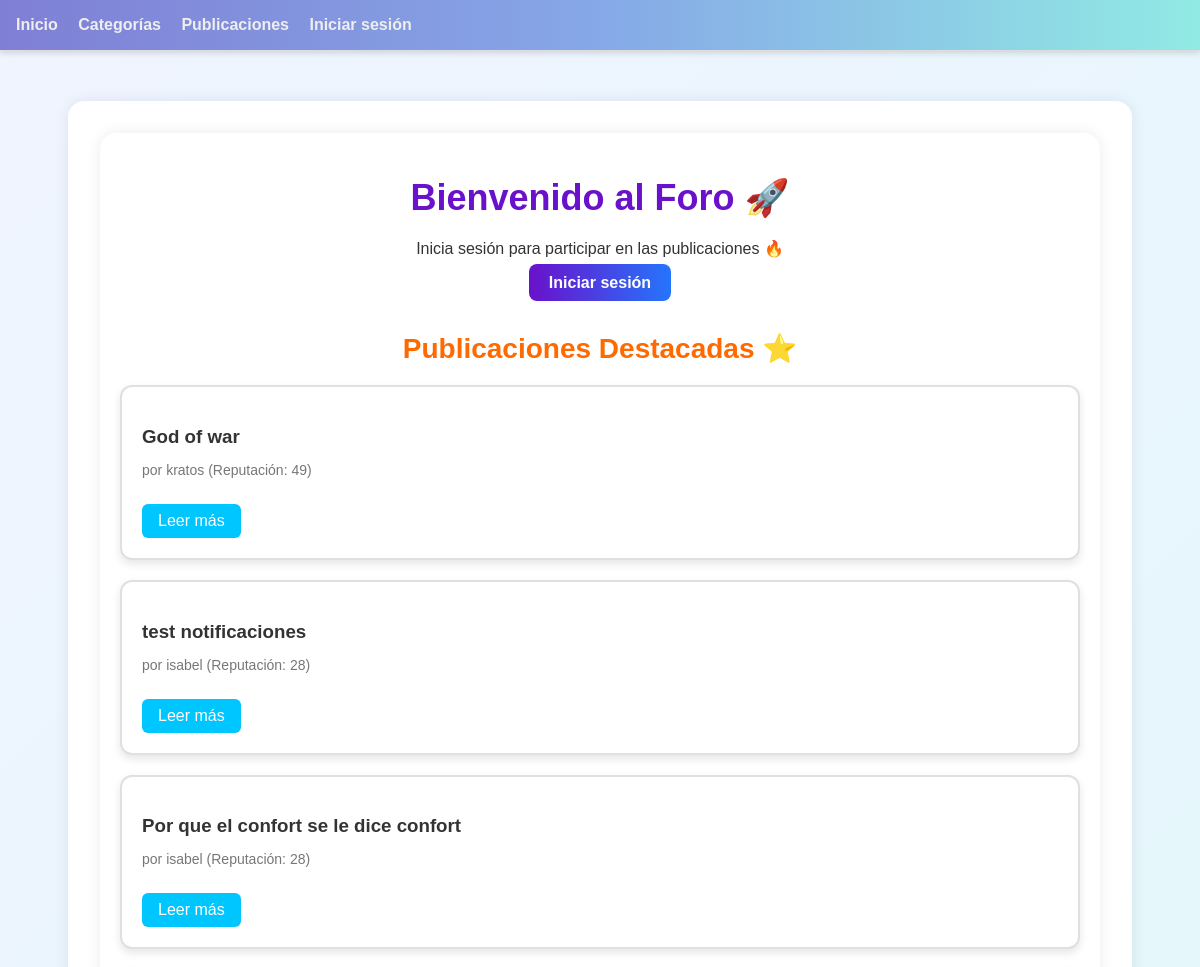
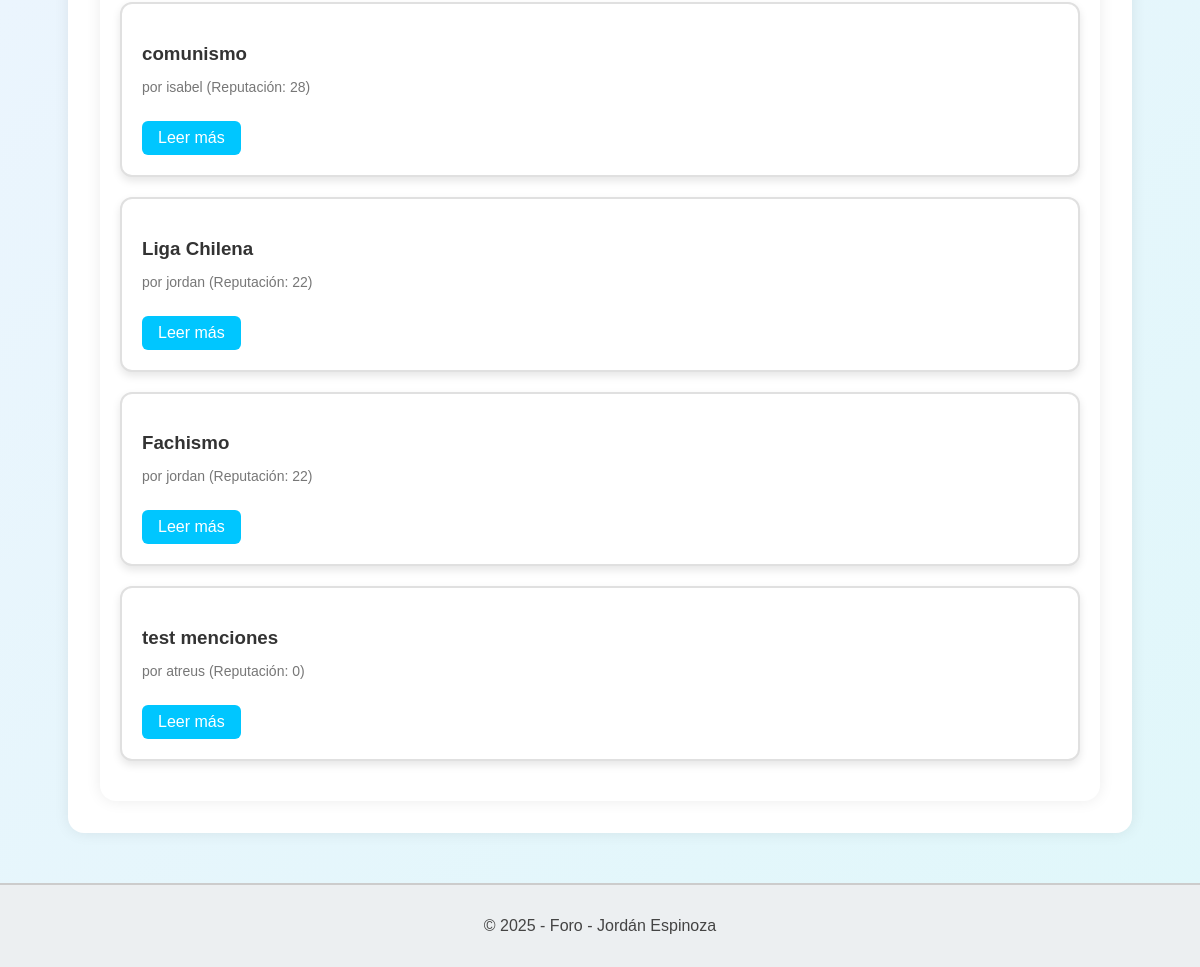
The page /foro/ on the database as committed earlier (2 pictures, top to bottom).
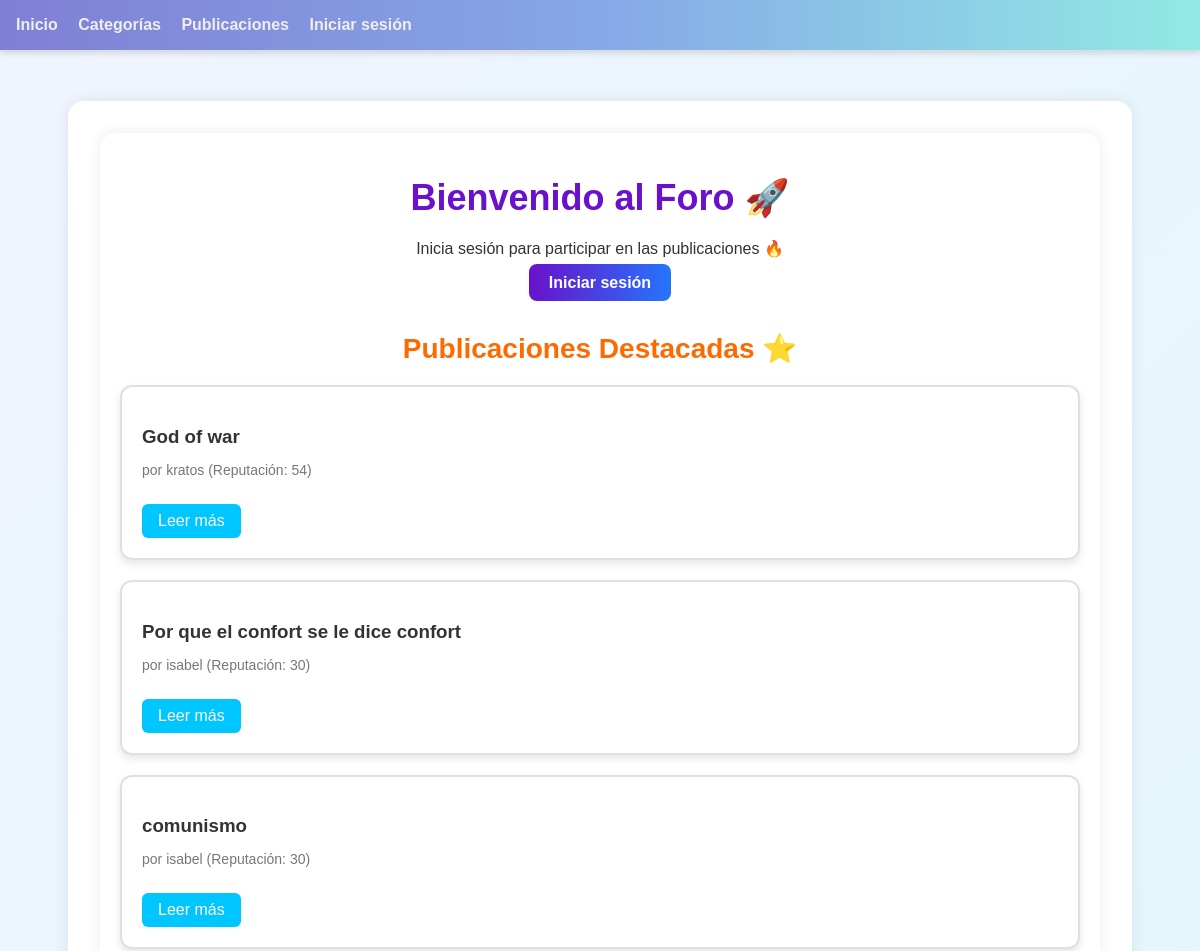
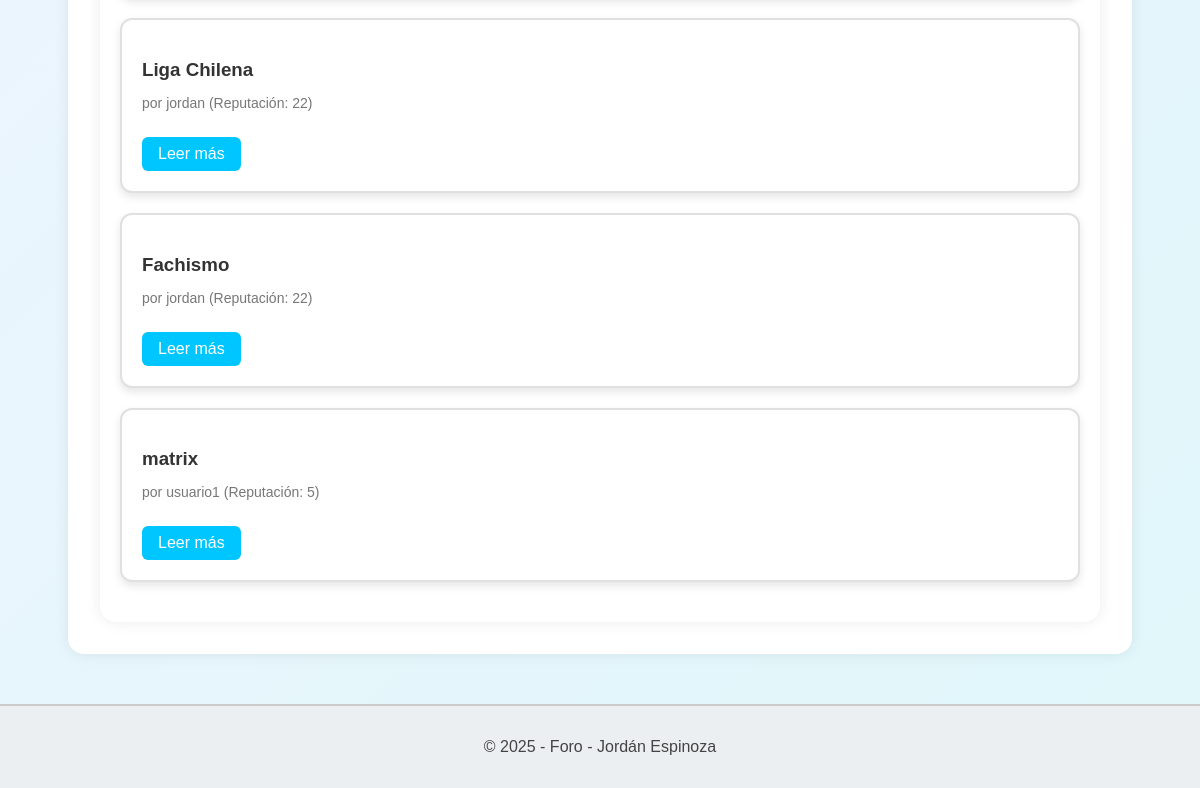
The same page on the database as committed later (2 pictures, top to bottom).
### foro_aplicacion/models.py (models this page shows, shortened)
class Publicacion(models.Model):
    titulo = models.CharField(max_length=100)
    cuerpo = models.TextField()
    fecha_creacion = models.DateTimeField(auto_now_add=True)
    fecha_modificacion = models.DateTimeField(auto_now=True)
    usuario = models.ForeignKey(Usuario, on_delete=models.CASCADE, related_name='publicaciones')
    categoria = models.ForeignKey(Categoria, on_delete=models.CASCADE, related_name='publicaciones')
    etiquetas = models.ManyToManyField(Etiqueta, through='PublicacionEtiqueta', related_name='publicaciones')
    imagen = models.ImageField(upload_to='publicaciones/', blank=True, null=True)  # 👈 NUEVO CAMPO
    video = models.URLField(blank=True, null=True)  # URL del video

class Usuario(AbstractUser):
    correo = models.EmailField(max_length=100, unique=True)
    es_admin = models.BooleanField(default=False)
    es_baneado = models.BooleanField(default=False)
    es_moderador = models.BooleanField(default=False)
    es_autor = models.BooleanField(default=False)
    reputacion = models.IntegerField(default=0)
    avatar = models.ImageField(upload_to='avatars/', blank=True, null=True)
    class Meta:
        verbose_name = 'Usuario'
        verbose_name_plural = 'Usuarios'

### foro_aplicacion/views.py (the view)
# urls.py: path('', home, name='home'),
def home(request):
    publicaciones = Publicacion.objects.select_related('usuario').order_by('-usuario__reputacion','-fecha_creacion') # Obtener las últimas 5 publicaciones
    return render(request, 'foro_aplicacion/home.html', {'publicaciones': publicaciones})

### foro_aplicacion/context_processors.py (called while the page is built)
def cantidad_notificaciones(request):
    if request.user.is_authenticated:
        cantidad = request.user.notificaciones.filter(leida=False).count()
        return {'cantidad_no_leidas': cantidad}
    return {}

### foro_aplicacion/templates/foro_aplicacion/home.html (shortened to what this page needs)
{% extends "template_base.html" %}
{% block body %}
<main class="home-container">
    <h1 class="home-title">Bienvenido al Foro 🚀</h1>
    {% if user.is_authenticated %}
        <div class="user-actions">
            <p class="welcome-message">Hola, <strong>{{ user.username }}</strong> 👋</p>
            {% if user.es_admin %}
                <a href="{% url "lista_usuarios" %}" class="btn-ver-usuarios">Administrar Usuarios</a>
            {% endif %}
        </div>
    {% else %}
        <div class="guest-message">
            <p>Inicia sesión para participar en las publicaciones 🔥</p>
            <a href="{% url 'login' %}" class="btn-login">Iniciar sesión</a>
        </div>
    {% endif %}
    <section class="publicaciones-section">
        <h2 class="section-title">Publicaciones Destacadas ⭐</h2>
        {% for publicacion in publicaciones %}
            <div class="publicacion-card">
                <h3>{{ publicacion.titulo }}</h3>
                <p class="publicacion-autor">por {{ publicacion.usuario.username }} (Reputación: {{ publicacion.usuario.reputacion }})</p>
                <a href="{% url 'detalle_publicacion' publicacion.pk %}" class="btn-detalle">Leer más</a>
            </div>
        {% empty %}
            <p>No hay publicaciones aún 😢</p>
        {% endfor %}
    </section>
</main>
{% endblock body %}

### templates/template_base.html (shortened to what this page needs)
{% load static %}
{% load mention_tags %}
<!DOCTYPE html>
<html lang="es">
<head>
    <link rel="stylesheet" href="{% static 'css/styles.css' %}">
</head>
<body>
    {% block navbar %}
    <nav>
        <div class="nav-left">
            <a href="{% url 'home' %}">Inicio</a>
            <a href="{% url 'listar' %}">Categorías</a>
            <a href="{% url "listar_publicaciones" %}">Publicaciones</a>
            {% if user.is_authenticated %}
                <a href="{% url 'perfil_usuario' usuario_id=user.id %}" class="link-perfil-usuario">Perfil</a>
            {% else %}
                <a href="{% url 'login' %}">Iniciar sesión</a>
            {% endif %}
        </div>
    </nav>
    {% endblock navbar %}
    <main>
        {% block body %}{% endblock body %}
    </main>
    {% block footer %}
    <footer>
        <p>© 2025 - Foro - Jordán Espinoza</p>
    </footer>
    {% endblock footer %}
</body>
</html>

### static/css/styles.css (style rules this page uses)
body { margin: 0; padding: 0; background: linear-gradient(135deg, #f0f4ff, #e0f7fa); color: #333; font-family: 'Segoe UI', Tahoma, Geneva, Verdana, sans-serif; }
header, nav { background: linear-gradient(90deg, #7f7fd5, #86a8e7, #91eae4); padding: 1rem 2rem; box-shadow: 0 2px 6px rgba(0,0,0,0.15); position: sticky; top: 0; z-index: 1000; border-bottom: 3px solid #c1d7f2; }
nav a { color: #fff; margin-right: 20px; text-decoration: none; font-weight: 600; transition: color 0.3s ease; }
main { padding: 2rem; max-width: 1000px; margin: 50px auto; background-color: #ffffff; border-radius: 16px; box-shadow: 0 0 15px rgba(0,0,0,0.08); }
nav { display: flex; justify-content: space-between; background-color: #f8f9fa; padding: 1rem; border-bottom: 1px solid #ddd; font-family: Arial, sans-serif; }
.nav-left a, .nav-right a, .link-perfil-usuario { text-decoration: none; color: #eeeeee; margin-right: 1rem; font-weight: bold; transition: color 0.2s ease; }
footer { text-align: center; padding: 1rem; background-color: #eceff1; color: #444; margin-top: 2rem; border-top: 2px solid #ccc; }
body { font-family: Arial, sans-serif; background-color: #f4f4f4; color: #333; }
.publicacion-card { background: #ffffff; border-left: 8px solid #86a8e7; padding: 1.8rem; border-radius: 16px; box-shadow: 0 8px 24px rgba(0, 0, 0, 0.08); transition: transform 0.3s ease, box-shadow 0.3s ease; }
h2 { font-size: 24px; font-weight: bold; margin-bottom: 15px; color: #333; }
.home-container { padding: 20px; max-width: 1000px; margin: 0 auto; }
.home-title { font-size: 36px; text-align: center; color: #6a11cb; margin-bottom: 20px; }
.user-actions, .guest-message { text-align: center; margin-bottom: 30px; }
.btn-ver-usuarios, .btn-login { background: linear-gradient(to right, #6a11cb, #2575fc); padding: 10px 20px; color: white; border-radius: 8px; text-decoration: none; font-weight: bold; transition: background 0.3s; }
.publicaciones-section { margin-top: 40px; }
.section-title { font-size: 28px; color: #ff6a00; margin-bottom: 20px; text-align: center; }
.publicacion-card { background: #ffffff; border: 2px solid #e0e0e0; border-radius: 12px; padding: 20px; margin-bottom: 20px; box-shadow: 0 4px 8px rgba(0, 0, 0, 0.1); }
.publicacion-card h3 { color: #333; margin-bottom: 10px; }
.publicacion-autor { font-size: 14px; color: #777; margin-bottom: 10px; }
.btn-detalle { display: inline-block; margin-top: 10px; background-color: #00c6ff; color: #fff; padding: 8px 16px; border-radius: 6px; text-decoration: none; transition: background-color 0.3s; }

Rows that differ between the two databases and show on the page:
removed Publicacion: titulo "test notificaciones", usuario.username "isabel", usuario.reputacion "28"
removed Publicacion: titulo "test menciones", usuario.username "atreus", usuario.reputacion "0"
changed through a linked row, Publicacion "God of war": usuario.reputacion "49" → "54"
changed through a linked row, Publicacion "Por que el confort se le dice confort": usuario.reputacion "28" → "30"
changed through a linked row, Publicacion "comunismo": usuario.reputacion "28" → "30"
added Publicacion: titulo "matrix", usuario.username "usuario1", usuario.reputacion "5"
